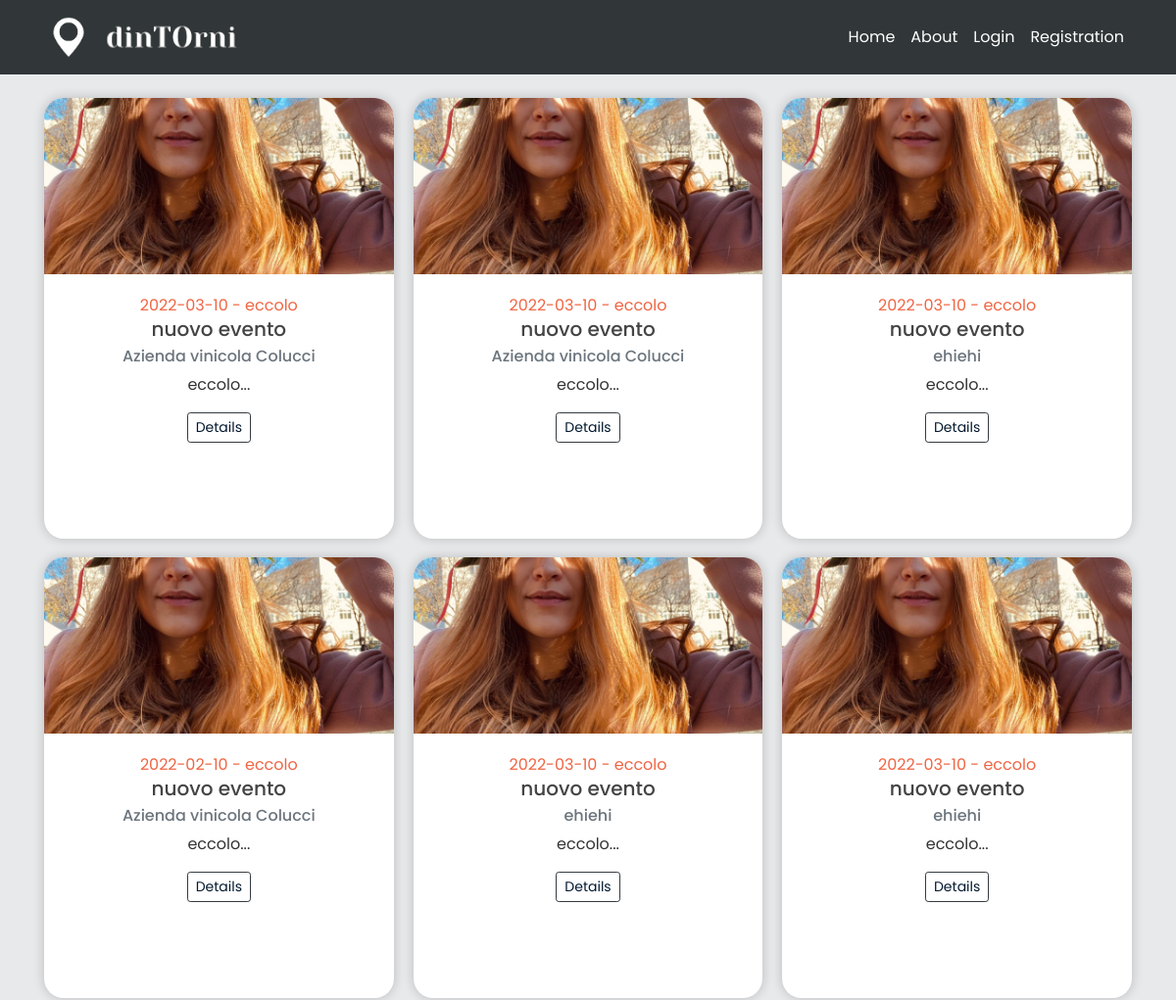
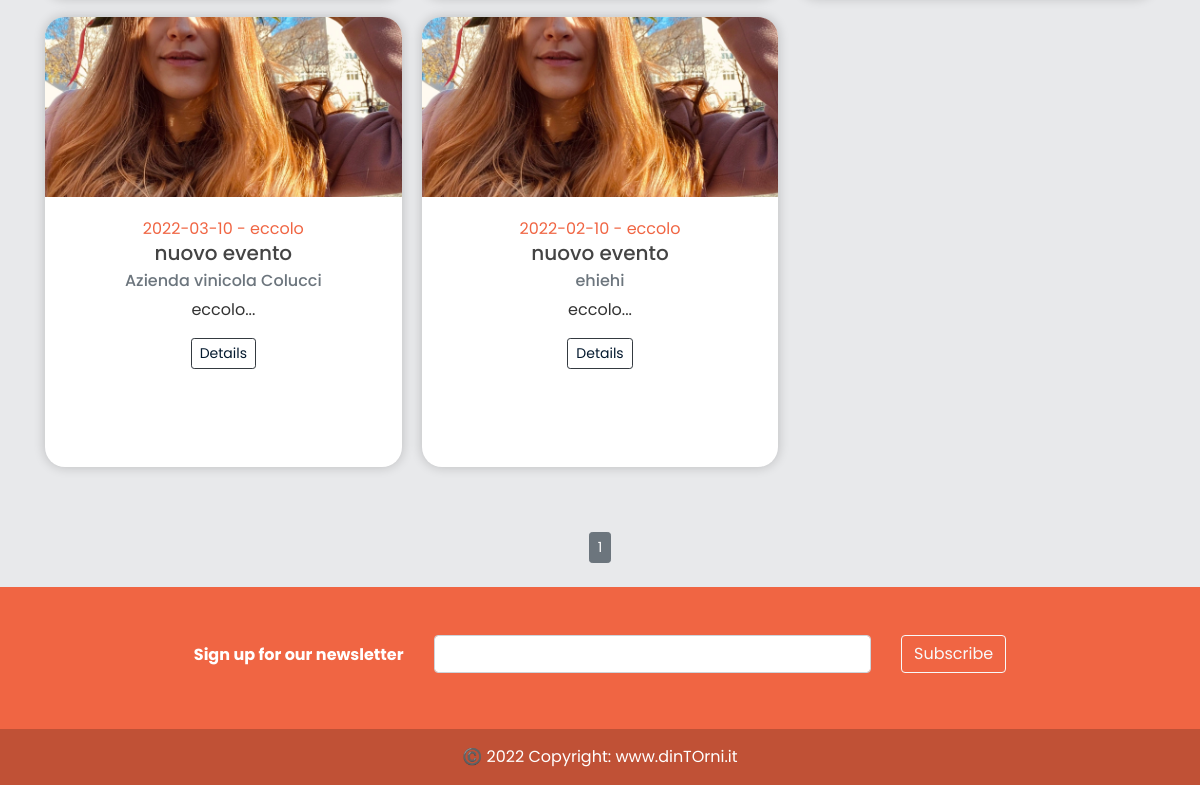
Page /home on the earlier database version (2 pictures, top to bottom).
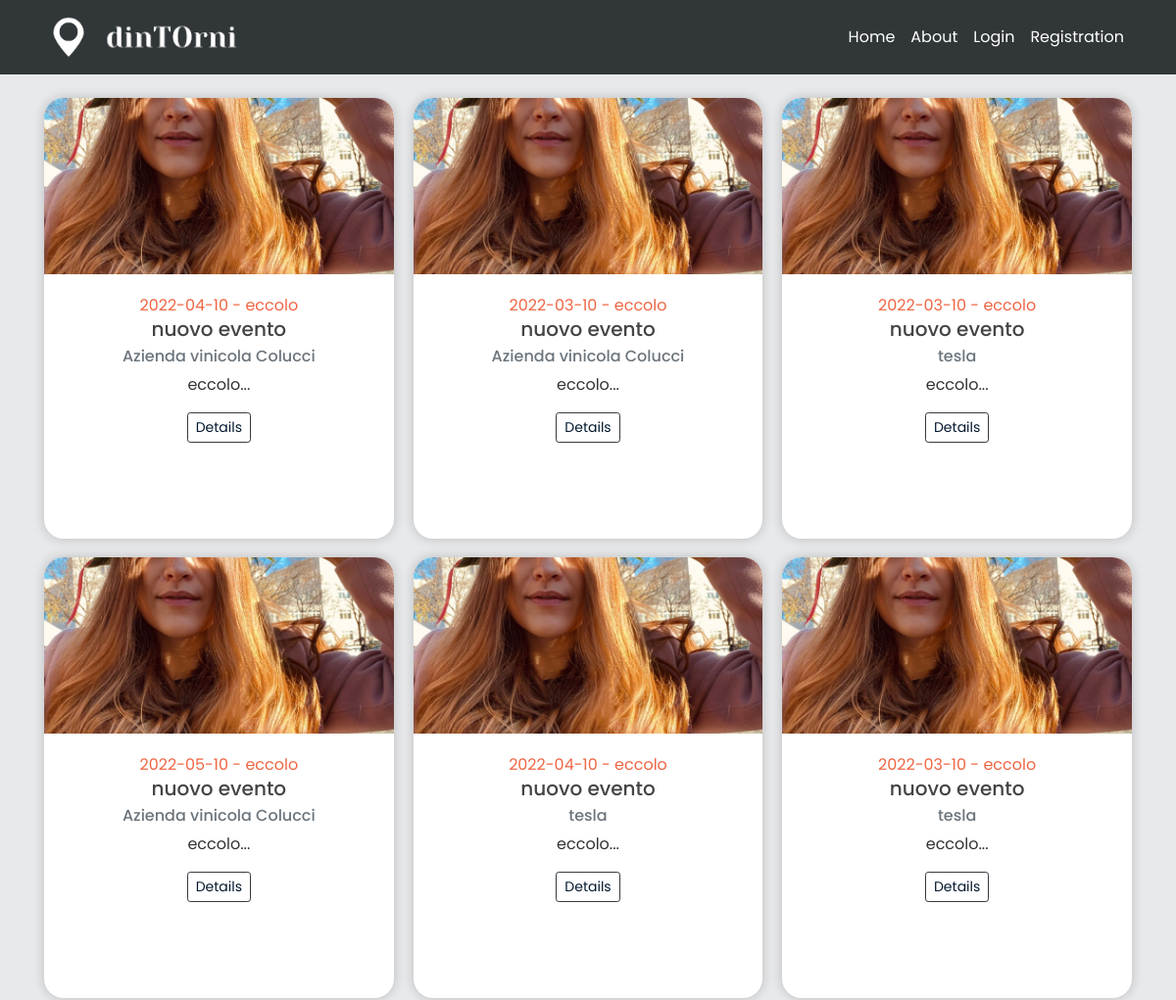
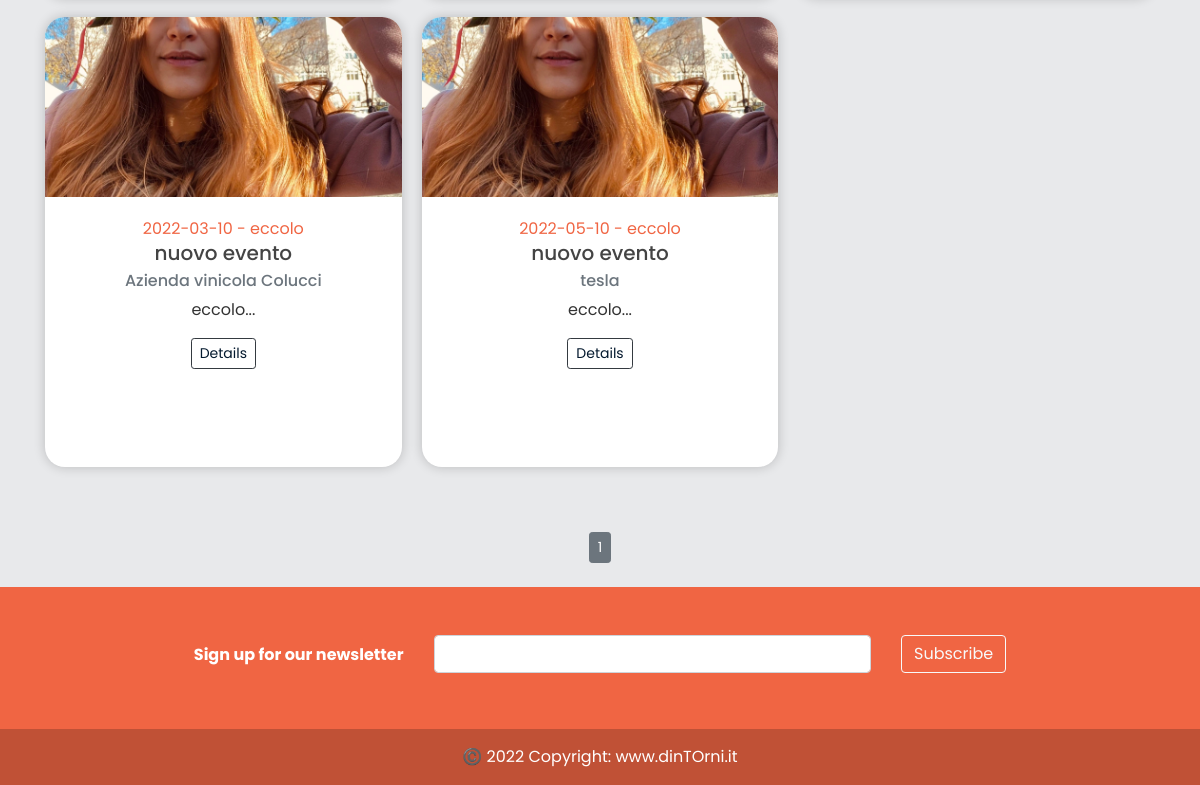
Same page on the later database version (2 pictures, top to bottom).
### models.py (models this page shows, shortened)
class Event(db.Model):
    id = db.Column(db.Integer, primary_key=True)
    title = db.Column(db.String(100), nullable=False)
    date_event = db.Column(db.Date, nullable=False)
    location = db.Column(db.Text, default='eccolo', nullable=False)
    price = db.Column(db.Float, default=1, nullable = True)
    equipment = db.Column(db.Text, default='eccolo', nullable=True)
    min_users = db.Column(db.Integer, default=2, nullable=True)
    date_posted = db.Column(db.DateTime,
                            default=datetime.utcnow())  # default è listante corrente in cui posto
    content = db.Column(db.Text, default='eccolo', nullable=False)
    weaknesses = db.Column(db.Text, default='eccolo', nullable=True)
    image_event1 = db.Column(db.String(20), nullable=False, default='default.jpg')
    image_event2 = db.Column(db.String(20), nullable=False, default='default.jpg')
    image_event3 = db.Column(db.String(20), nullable=False, default='default.jpg')
    business_id = db.Column(db.Integer, db.ForeignKey('business.id'))  # db integer, è una chiave devo specificare la relazi

class User(db.Model, UserMixin):
    _tablename__ = 'user'
    id = db.Column(db.Integer, primary_key=True)
    email = db.Column(db.String(120), unique=True, nullable=False)
    image_file = db.Column(db.String(20), nullable=False, default='default.jpg')
    password = db.Column(db.String(60), nullable=False)
    telephone = db.Column(db.Integer(), nullable=False)
    type= db.Column(db.String(20))
    __mapper_args__={
        'polymorphic_identity': 'user',
        'polymorphic_on': type
    }

class Business(User, db.Model):
    _tablename__ = 'business'
    id = db.Column(db.Integer, db.ForeignKey('user.id'), primary_key=True)
    name = db.Column(db.String(20), unique=True, nullable=False)
    vat_number = db.Column(db.Integer())#rimettere i nullable
    city = db.Column(db.String(20))
    address = db.Column(db.String(30))
    events = db.relationship('Event', backref='creator', lazy=True)
    link_facebook = db.Column(db.String())
    link_instagram = db.Column(db.String())
    link_twitter = db.Column(db.String())
    link_website = db.Column(db.String())
    __mapper_args__ = {
        'polymorphic_identity': 'business',
    }

### app/main/routes.py (the view)
@main.route("/")
@main.route("/home")
def home():
    page = request.args.get('page', 1, type=int) #possiamo passare il numero di post che vogliamo per pagina
    events = Event.query.order_by(Event.date_posted.desc()).paginate(page=page, per_page=10)
    return render_template('home.html', events = events)

### app/templates/home.html (shortened to what this page needs)
{% extends "layout.html" %}
{% block content %}
<div class="card-columns" style="width: 100%; padding-top:20px; padding-bottom:30px;" >
    {% for event in events.items %}
      <div class="card" id="card_home" style="">
        <img class="card-img-top" style="width: 100%; height: 15vw; object-fit: cover;" src="{{ url_for('static', filename='events_pics/' + event.image_event1) }}" alt="Event image">
        <div class="card-body align-center">
            <p class="card-text text-center mb-0" style="color: #F06543">{{ event.date_event }} - {{ event.location }}</p>
            <h5 class="card-title text-center mt-0">{{ event.title }}</h5>
            <h6 class="card-subtitle mb-2 text-muted text-center" href="{{ url_for('users.user_events', name=event.creator.name) }}">{{ event.creator.name }}</h6>
            <p class="card-text text-center mb-3">{{ event.content[:35] + "..." }}</p>
            <div class="col text-center mb-0 mt-3">
                  <a href="{{ url_for('events.event', event_id=event.id) }}" class="btn btn-outline-dark btn-sm mb-0" style="color: #04192E">Details</a>
            </div>
        </div>
      </div>
    {% endfor %}
</div>
    <div class="container fill d-flex justify-content-center mt-3">
    {% for page_num in events.iter_pages(left_edge=1, right_edge=1, left_current=1, right_current=2) %}
        {% if page_num %}
            {% if events.page == page_num %}
                <a class="btn btn-secondary btn-sm mb-4" style="margin-right: 5px; margin-left: 5px" href="{{ url_for('main.home', page=page_num) }}">{{ page_num }}</a>
            {% else %}
                <a class="btn btn-secondary btn-sm mb-4" href="{{ url_for('main.home', page=page_num) }}">{{ page_num }}</a>
            {% endif %}
        {% endif %}
    {% endfor %}
    </div>
{% endblock content %}

### app/templates/layout.html (shortened to what this page needs)
<!DOCTYPE html>
<html>
<head>
    <link rel="stylesheet" href="https://maxcdn.bootstrapcdn.com/bootstrap/4.0.0/css/bootstrap.min.css">
    <link rel="stylesheet" type="text/css" href="{{ url_for('static', filename='main.css') }}">
    <link rel='stylesheet' href='https://cdnjs.cloudflare.com/ajax/libs/font-awesome/5.15.1/css/all.min.css'>
</head>
<body style="background-color: #E8E9EB;" >
    <header class="site-header">
      <nav class="navbar navbar-expand-md navbar-light text-color:white fixed-top" style="background-color:#313638;">
        <div class="container">
          <a class="navbar-brand mr-4 text-white" href="/">
              <img style="max-width:50px;" src="{{ url_for('static', filename='img/' + 'icon_w.png') }}">
              <img style="max-width:150px;" src="{{ url_for('static', filename='img/' + 'nome_w_nobg.png') }}">
          </a>
          <div class="collapse navbar-collapse" id="navbarToggle">
            <div class="navbar-nav ml-auto ms-auto">
                <a class="nav-item nav-link text-white" href="{{ url_for('main.home') }}">Home</a>
                <a class="nav-item nav-link text-white" href="{{ url_for('main.about') }}">About</a>
            {%  if current_user.is_authenticated %}
                <a class="nav-item nav-link text-white " href="{{ url_for('users.logout') }}">Logout</a>
            {% else %}
                 <a class="nav-item nav-link text-white" href="{{ url_for('users.login') }}">Login</a>
                <a class="nav-item nav-link text-white"  href="{{ url_for('users.general') }}">Registration</a>
            {% endif %}
               </div>
          </div>
        </div>
      </nav>
    </header>
    <main role="main" class="container" >
      <div class="row">
        <div class="col-lg-12">
          {% block content %}{% endblock %}
        </div>
      </div>
    </main>
<footer class="text-center text-white" style="background-color: #F06543;">
  <div class="container p-4 pb-0" style="">
    <section class="mt-2 mb-0 pt-2 pb-2">
      <form action="">
        <div class="row d-flex mt-1 pt-1 mb-0 justify-content-center" style="margin-top: 10px; margin-bottom: 10px">
          <div class="col-auto">
            <p class="pt-2">
              <strong>Sign up for our newsletter</strong>
            </p>
          </div>
          <div class="col-md-5 col-12">
            <div class="form-outline form-white mb-4">
              <input type="email" id="form5Example29" class="form-control" />
            </div>
          </div>
          <div class="col-auto">
            <button type="submit" class="btn btn-outline-light mb-4">
              Subscribe
            </button>
          </div>
        </div>
      </form>
    </section>
  </div>
  <div class="text-center p-3" style="background-color: rgba(0, 0, 0, 0.2);">
    ©️ 2022 Copyright:
    <a class="text-white" href="{{ url_for('main.home') }}"> www.dinTOrni.it</a>
  </div>
</footer>
</body>
</html>

### app/static/main.css (style rules this page uses)
body { background: #fafafa; color: #333333; margin-top: 5rem; }
h1, h2, h3, h4, h5, h6 { color: #444444; }
.site-header .navbar-nav .nav-link { color: #cbd5db; }
.card { border: none; transition: all 500ms cubic-bezier(0.19, 1, 0.22, 1); overflow: hidden; border-radius: 20px; min-height: 450px; box-shadow: 0 0 12px 0 rgba(0, 0, 0, 0.2); }
.card .card-body { transition: all 500ms cubic-bezier(0.19, 1, 0.22, 1); }
.align-center { text-align: center; }
img { border: 0; }
img { max-width: 100%; }
img { vertical-align: middle; border-style: none; }
*, body { font-family: "Poppins", sans-serif; }
a { color: #F06543; }
.text-center { text-align: center !important; }

Differences in the rows shown:
changed Event (number 1 of 8 on the later page): date_event "2022-03-10" → "2022-04-10"
changed Event (number 2 of 8 on the later page): date_event "2022-02-10" → "2022-05-10"
changed Event (number 5 of 8 on the later page): date_event "2022-03-10" → "2022-04-10"; creator.name "ehiehi" → "tesla"
changed Event (number 6 of 8 on the later page): date_event "2022-02-10" → "2022-05-10"; creator.name "ehiehi" → "tesla"
changed Event (number 7 of 8 on the later page): creator.name "ehiehi" → "tesla"
changed Event (number 8 of 8 on the later page): creator.name "ehiehi" → "tesla"
